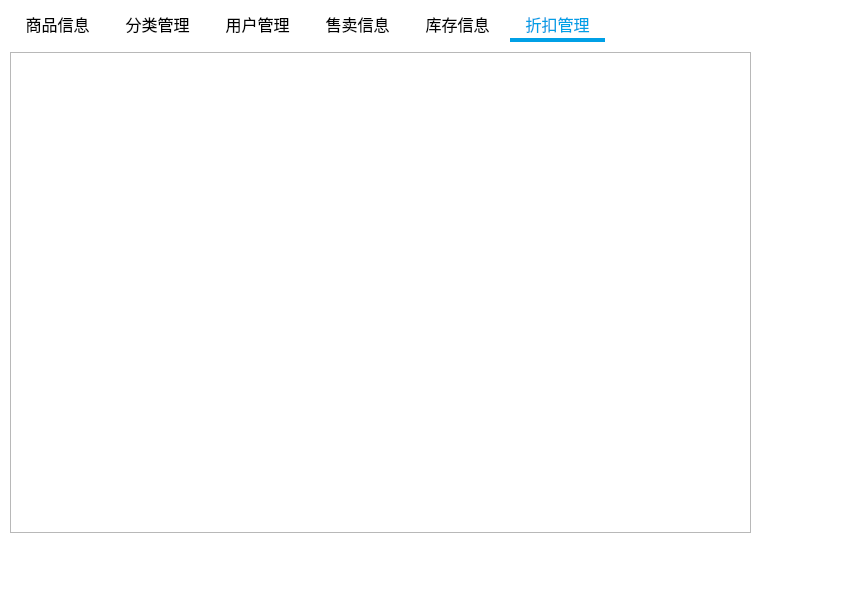
<?xml version="1.0" encoding="UTF-8"?>
<ui version="4.0">
 <class>MainWindow</class>
 <widget class="QMainWindow" name="MainWindow">
  <property name="geometry">
   <rect>
    <x>0</x>
    <y>0</y>
    <width>854</width>
    <height>594</height>
   </rect>
  </property>
  <property name="windowTitle">
   <string>商品销售管理系统</string>
  </property>
  <property name="styleSheet">
   <string notr="true">QMainWindow {
	background: #fff;
}</string>
  </property>
  <widget class="QWidget" name="centralwidget">
   <widget class="QTabWidget" name="tabWidget">
    <property name="geometry">
     <rect>
      <x>10</x>
      <y>10</y>
      <width>831</width>
      <height>561</height>
     </rect>
    </property>
    <property name="font">
     <font>
      <family>微软雅黑</family>
      <pointsize>16</pointsize>
     </font>
    </property>
    <property name="styleSheet">
     <string notr="true">QTabWidget::pane {
        border: none;
        background: transparent;
}
QTabWidget::tab-bar {
        border: none;	
}
QTabBar::tab {
		font-size:16px;
        border: none;
        border-top-left-radius: 4px;
        border-top-right-radius: 4px;
        color: rgb(0, 0, 0);
        background: rgb(255, 255, 255, 30);
        height: 28px;
        min-width: 85px;
        margin-right: 5px;
        padding-left: 5px;
        padding-right: 5px;
}

QTabBar::tab:hover {
		color: 	#87CEEB;
   		background: 		#F5F5F5;
		border-bottom:4px solid #008B8B;
}

QTabBar::tab:selected {
        color: rgb(0, 160, 230);
		border-bottom:4px solid rgb(0, 160, 230);
}
</string>
    </property>
    <property name="currentIndex">
     <number>5</number>
    </property>
    <property name="elideMode">
     <enum>Qt::ElideNone</enum>
    </property>
    <property name="documentMode">
     <bool>false</bool>
    </property>
    <property name="tabsClosable">
     <bool>false</bool>
    </property>
    <property name="movable">
     <bool>false</bool>
    </property>
    <widget class="QWidget" name="goods">
     <attribute name="title">
      <string notr="true">商品信息</string>
     </attribute>
     <widget class="QPushButton" name="searchButton">
      <property name="geometry">
       <rect>
        <x>750</x>
        <y>10</y>
        <width>75</width>
        <height>30</height>
       </rect>
      </property>
      <property name="styleSheet">
       <string notr="true">#searchButton {
	background: #1890ff;
	border: 0px;
	border-radius: 3px;
	color: #fff;
}

#searchButton:hover {
	background: rgb(64,169,255);
}</string>
      </property>
      <property name="text">
       <string>搜索</string>
      </property>
     </widget>
     <widget class="QPushButton" name="addButton">
      <property name="geometry">
       <rect>
        <x>750</x>
        <y>50</y>
        <width>75</width>
        <height>30</height>
       </rect>
      </property>
      <property name="styleSheet">
       <string notr="true">#addButton {
	background:	#3CB371;
	border: 0px;
	border-radius: 3px;
	color: #fff;
}

#addButton:hover {
	background:	#8FBC8F;
}</string>
      </property>
      <property name="text">
       <string>新增商品</string>
      </property>
     </widget>
     <widget class="QPushButton" name="deleteButton">
      <property name="geometry">
       <rect>
        <x>750</x>
        <y>210</y>
        <width>75</width>
        <height>30</height>
       </rect>
      </property>
      <property name="styleSheet">
       <string notr="true">#deleteButton {
	color:#FF4500;
	background:	white;
 	border:2px solid #FF4500;
	border-radius: 3px;
}

#deleteButton:hover {
	background:	#FF4500;
	color:white;
}</string>
      </property>
      <property name="text">
       <string>删除商品</string>
      </property>
     </widget>
     <widget class="QTableView" name="resultTable">
      <property name="geometry">
       <rect>
        <x>180</x>
        <y>50</y>
        <width>551</width>
        <height>471</height>
       </rect>
      </property>
      <property name="font">
       <font>
        <family>Microsoft YaHei</family>
        <pointsize>10</pointsize>
       </font>
      </property>
     </widget>
     <widget class="QTableView" name="typeTable">
      <property name="geometry">
       <rect>
        <x>10</x>
        <y>50</y>
        <width>161</width>
        <height>471</height>
       </rect>
      </property>
      <property name="font">
       <font>
        <family>微软雅黑</family>
        <pointsize>10</pointsize>
       </font>
      </property>
      <property name="autoScrollMargin">
       <number>25</number>
      </property>
      <property name="gridStyle">
       <enum>Qt::SolidLine</enum>
      </property>
      <attribute name="horizontalHeaderDefaultSectionSize">
       <number>180</number>
      </attribute>
     </widget>
     <widget class="QLineEdit" name="searchLineEdit">
      <property name="geometry">
       <rect>
        <x>10</x>
        <y>10</y>
        <width>721</width>
        <height>31</height>
       </rect>
      </property>
      <property name="styleSheet">
       <string notr="true">border: 1px solid gray;/*设置边框的粗细，以及颜色*/
border-radius: 5px;/*设置圆角的大小*/
padding: 0 8px;/*如果没有内容光标在开始往后移动0.8像素点*/
selection-background-color: darkgray;
   </string>
      </property>
      <property name="placeholderText">
       <string>搜索商品 (名称 / 编号 ...)</string>
      </property>
     </widget>
     <widget class="QPushButton" name="editButton">
      <property name="geometry">
       <rect>
        <x>750</x>
        <y>90</y>
        <width>75</width>
        <height>30</height>
       </rect>
      </property>
      <property name="styleSheet">
       <string notr="true">#editButton {
	background: #fff;
	border: 2px solid rgb(0, 145, 255);
	color: rgb(0, 145, 255);
	border-radius: 3px;
}

#editButton:hover {
	background: rgb(64,169,255);
	color: #fff;
}</string>
      </property>
      <property name="text">
       <string>编辑信息</string>
      </property>
     </widget>
     <widget class="QPushButton" name="detailButton">
      <property name="geometry">
       <rect>
        <x>750</x>
        <y>130</y>
        <width>75</width>
        <height>30</height>
       </rect>
      </property>
      <property name="styleSheet">
       <string notr="true">#detailButton {
	background: #fff;
	border: 2px solid rgb(0, 145, 255);
	color: rgb(0, 145, 255);
	border-radius: 3px;
}

#detailButton:hover {
	background: rgb(64,169,255);
	color: #fff;
}</string>
      </property>
      <property name="text">
       <string>查看详情</string>
      </property>
     </widget>
     <widget class="QPushButton" name="clearFilterButton">
      <property name="geometry">
       <rect>
        <x>750</x>
        <y>170</y>
        <width>75</width>
        <height>30</height>
       </rect>
      </property>
      <property name="styleSheet">
       <string notr="true">#clearFilterButton {
	background: #fff;
	border: 2px solid rgb(0, 145, 255);
	color: rgb(0, 145, 255);
	border-radius: 3px;
}

#clearFilterButton:hover {
	background: rgb(64,169,255);
	color: #fff;
}</string>
      </property>
      <property name="text">
       <string>取消过滤</string>
      </property>
     </widget>
     <widget class="QPushButton" name="stockButton">
      <property name="geometry">
       <rect>
        <x>750</x>
        <y>450</y>
        <width>75</width>
        <height>30</height>
       </rect>
      </property>
      <property name="styleSheet">
       <string notr="true">#stockButton {
	background: #fff;
	border: 2px solid 	#DEB887;
	color:	#DEB887;
	border-radius: 3px;
}

#stockButton:hover {
	background:#DEB887;
	color: #fff;
}</string>
      </property>
      <property name="text">
       <string>入库</string>
      </property>
     </widget>
     <widget class="QPushButton" name="sellButton">
      <property name="geometry">
       <rect>
        <x>750</x>
        <y>490</y>
        <width>75</width>
        <height>30</height>
       </rect>
      </property>
      <property name="styleSheet">
       <string notr="true">#sellButton {
	background: #fff;
	border: 2px solid 	#32CD32;
	color:	#32CD32;
	border-radius: 3px;
}

#sellButton:hover {
	background:#32CD32;
	color: #fff;
}</string>
      </property>
      <property name="text">
       <string>售卖</string>
      </property>
     </widget>
    </widget>
    <widget class="QWidget" name="categories">
     <attribute name="title">
      <string notr="true">分类管理</string>
     </attribute>
     <widget class="QTableView" name="typeManagerTable">
      <property name="geometry">
       <rect>
        <x>10</x>
        <y>10</y>
        <width>701</width>
        <height>511</height>
       </rect>
      </property>
      <property name="font">
       <font>
        <family>微软雅黑</family>
        <pointsize>10</pointsize>
       </font>
      </property>
     </widget>
     <widget class="QPushButton" name="newCategoryButton">
      <property name="geometry">
       <rect>
        <x>730</x>
        <y>10</y>
        <width>101</width>
        <height>30</height>
       </rect>
      </property>
      <property name="styleSheet">
       <string notr="true">#newCategoryButton {
	background: #1890ff;
	border: 0px;
	border-radius: 3px;
	color: #fff;
}

#newCategoryButton:hover {
	background: rgb(64,169,255);
}</string>
      </property>
      <property name="text">
       <string>新建分类</string>
      </property>
     </widget>
     <widget class="QPushButton" name="alterCategoryButton">
      <property name="geometry">
       <rect>
        <x>730</x>
        <y>50</y>
        <width>101</width>
        <height>30</height>
       </rect>
      </property>
      <property name="styleSheet">
       <string notr="true">#alterCategoryButton {
	background: white;
	border: 0px;
 	border:2px solid #D3D3D3;
	border-radius: 3px;
	color: black;
}

#alterCategoryButton:hover {
	background:	#D3D3D3;
}</string>
      </property>
      <property name="text">
       <string>修改分类信息</string>
      </property>
     </widget>
     <widget class="QPushButton" name="dropCategoryButton">
      <property name="geometry">
       <rect>
        <x>730</x>
        <y>90</y>
        <width>101</width>
        <height>30</height>
       </rect>
      </property>
      <property name="styleSheet">
       <string notr="true">#dropCategoryButton {
	color:#FF4500;
	background:	white;
 	border:2px solid #FF4500;
	border-radius: 3px;
}

#dropCategoryButton:hover {
	background:	#FF4500;
	color:white;
}</string>
      </property>
      <property name="text">
       <string>删除分类</string>
      </property>
     </widget>
    </widget>
    <widget class="QWidget" name="users">
     <attribute name="title">
      <string notr="true">用户管理</string>
     </attribute>
     <widget class="Line" name="line">
      <property name="geometry">
       <rect>
        <x>390</x>
        <y>10</y>
        <width>20</width>
        <height>501</height>
       </rect>
      </property>
      <property name="orientation">
       <enum>Qt::Vertical</enum>
      </property>
     </widget>
     <widget class="QTableView" name="userTable">
      <property name="geometry">
       <rect>
        <x>10</x>
        <y>50</y>
        <width>371</width>
        <height>461</height>
       </rect>
      </property>
      <property name="font">
       <font>
        <family>Microsoft YaHei</family>
       </font>
      </property>
      <attribute name="horizontalHeaderDefaultSectionSize">
       <number>70</number>
      </attribute>
     </widget>
     <widget class="QLabel" name="label_2">
      <property name="geometry">
       <rect>
        <x>10</x>
        <y>10</y>
        <width>111</width>
        <height>31</height>
       </rect>
      </property>
      <property name="font">
       <font>
        <family>微软雅黑</family>
        <pointsize>11</pointsize>
       </font>
      </property>
      <property name="text">
       <string>用户列表：</string>
      </property>
     </widget>
    </widget>
    <widget class="QWidget" name="sellouts">
     <attribute name="title">
      <string notr="true">售卖信息</string>
     </attribute>
     <widget class="QTableView" name="saleTable">
      <property name="geometry">
       <rect>
        <x>0</x>
        <y>10</y>
        <width>741</width>
        <height>481</height>
       </rect>
      </property>
     </widget>
    </widget>
    <widget class="QWidget" name="inventories">
     <attribute name="title">
      <string notr="true">库存信息</string>
     </attribute>
     <widget class="QTableView" name="stockTable">
      <property name="geometry">
       <rect>
        <x>0</x>
        <y>10</y>
        <width>741</width>
        <height>481</height>
       </rect>
      </property>
     </widget>
    </widget>
    <widget class="QWidget" name="discount">
     <attribute name="title">
      <string notr="true">折扣管理</string>
     </attribute>
     <widget class="QTableView" name="discountTable">
      <property name="geometry">
       <rect>
        <x>0</x>
        <y>10</y>
        <width>741</width>
        <height>481</height>
       </rect>
      </property>
     </widget>
    </widget>
   </widget>
  </widget>
  <widget class="QMenuBar" name="menubar">
   <property name="geometry">
    <rect>
     <x>0</x>
     <y>0</y>
     <width>854</width>
     <height>23</height>
    </rect>
   </property>
  </widget>
 </widget>
 <resources/>
 <connections/>
</ui>
